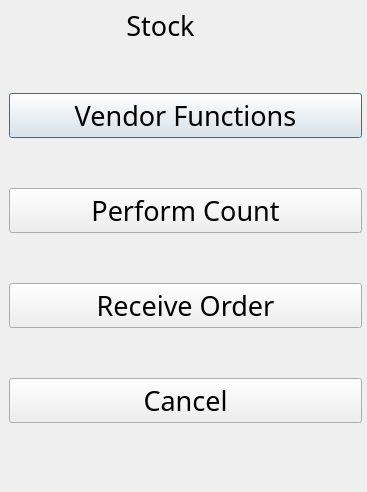
<?xml version="1.0" encoding="UTF-8"?>
<ui version="4.0">
 <class>stock_dialog</class>
 <widget class="QDialog" name="stock_dialog">
  <property name="geometry">
   <rect>
    <x>0</x>
    <y>0</y>
    <width>367</width>
    <height>492</height>
   </rect>
  </property>
  <property name="font">
   <font>
    <family>Book Antiqua</family>
    <pointsize>20</pointsize>
   </font>
  </property>
  <property name="windowTitle">
   <string>Stock</string>
  </property>
  <widget class="QLabel" name="label">
   <property name="geometry">
    <rect>
     <x>70</x>
     <y>0</y>
     <width>181</width>
     <height>51</height>
    </rect>
   </property>
   <property name="text">
    <string>Stock</string>
   </property>
   <property name="alignment">
    <set>Qt::AlignCenter</set>
   </property>
  </widget>
  <widget class="QWidget" name="verticalLayoutWidget">
   <property name="geometry">
    <rect>
     <x>9</x>
     <y>49</y>
     <width>353</width>
     <height>421</height>
    </rect>
   </property>
   <layout class="QVBoxLayout" name="verticalLayout">
    <item>
     <widget class="QPushButton" name="btn_vendor_functs">
      <property name="text">
       <string>Vendor Functions</string>
      </property>
     </widget>
    </item>
    <item>
     <widget class="QPushButton" name="btn_perform_count">
      <property name="text">
       <string>Perform Count</string>
      </property>
     </widget>
    </item>
    <item>
     <widget class="QPushButton" name="btn_receive_order">
      <property name="text">
       <string>Receive Order</string>
      </property>
     </widget>
    </item>
    <item>
     <widget class="QPushButton" name="btn_cancel">
      <property name="text">
       <string>Cancel</string>
      </property>
     </widget>
    </item>
   </layout>
  </widget>
 </widget>
 <resources/>
 <connections/>
</ui>
